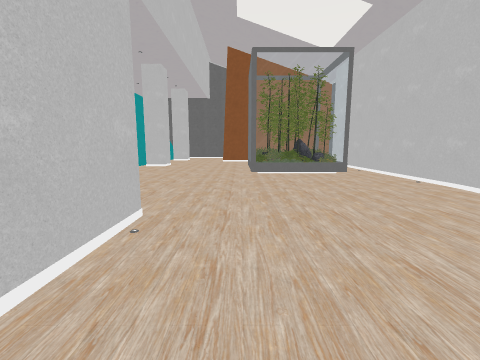
View 1 (above)

17 first-person views from a walk through a scene from a Unity 3-D project. The camera is 1.2 m above the floor, tilts 8° down and sees 90° across. The floor is counted in squares, 1 m on a side. Each view is taken from the middle of a square. On the plan, view 1 faces up. The plan holds only what a view shows up to about 12 squares ahead; the rest is blank. The place goes on beyond the plan. The player is left out. Some surface patterns are stand-ins.

View 2
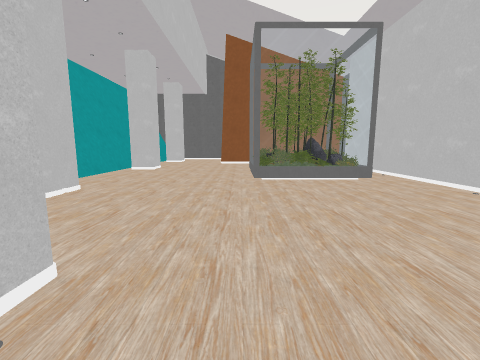

View 3
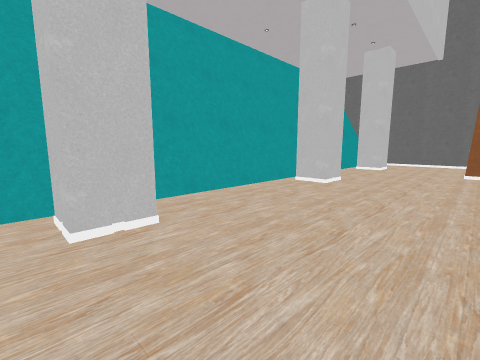

View 4
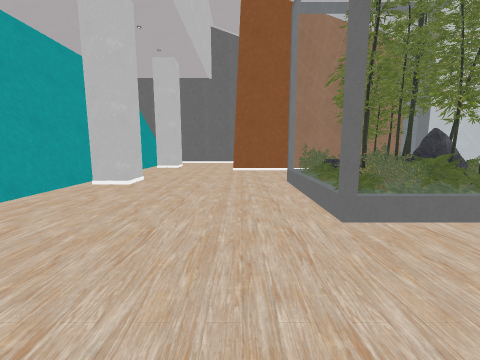

View 5
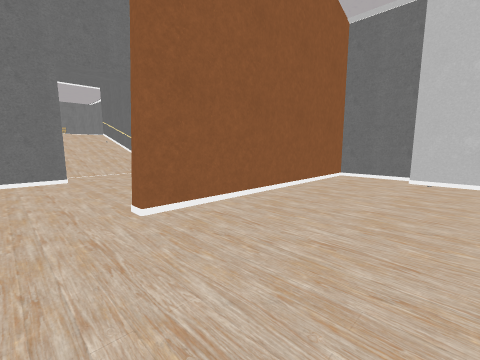

View 6
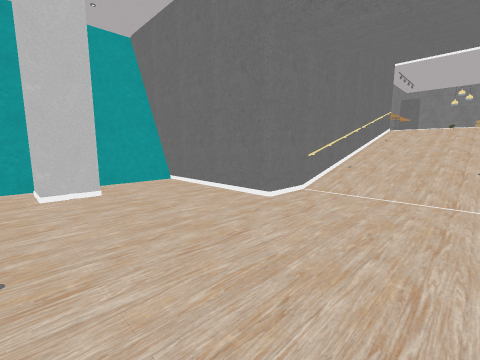

View 7
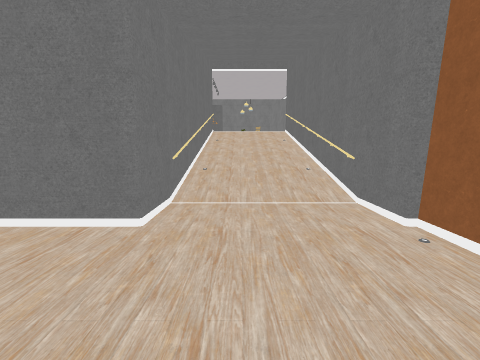

View 8
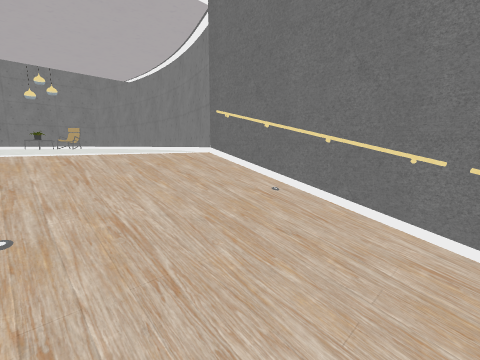

View 9
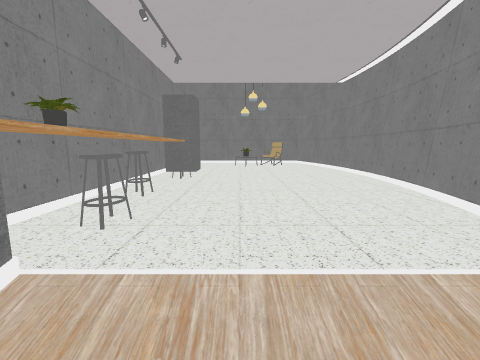

View 10
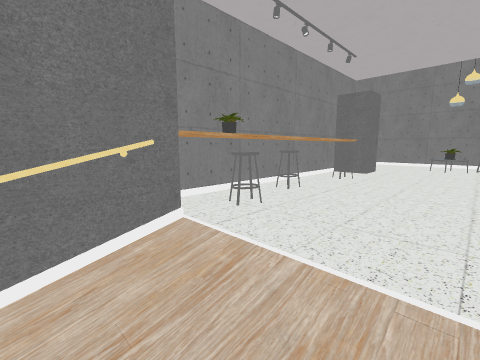

View 11
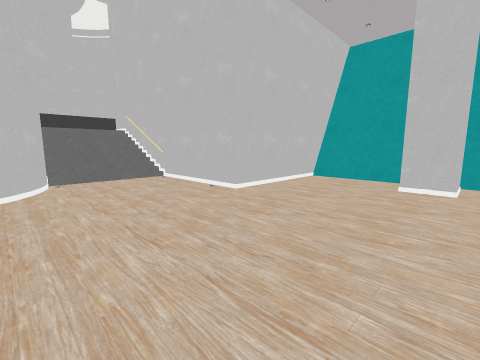

View 12
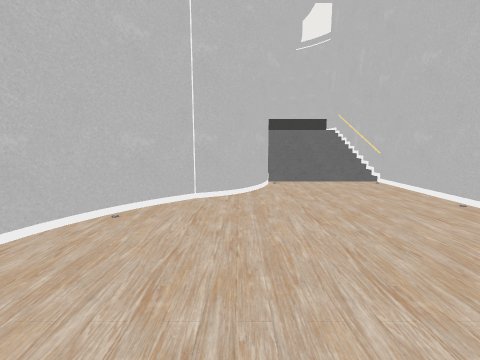

View 13
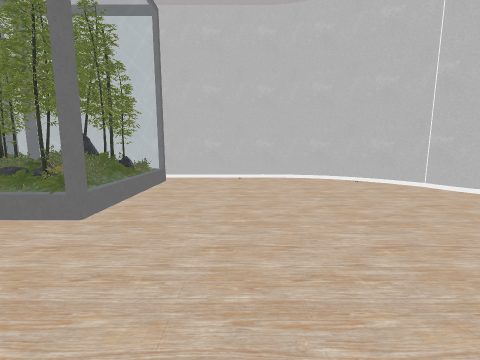

View 14
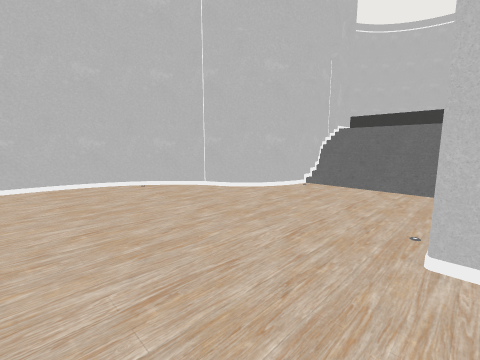

View 15
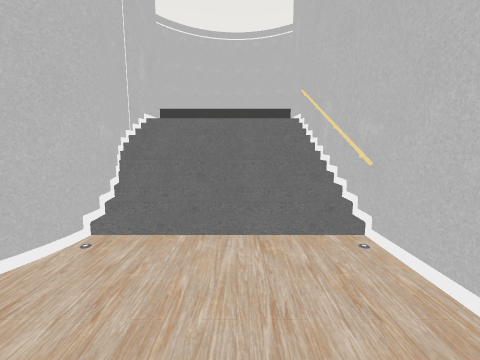

View 16
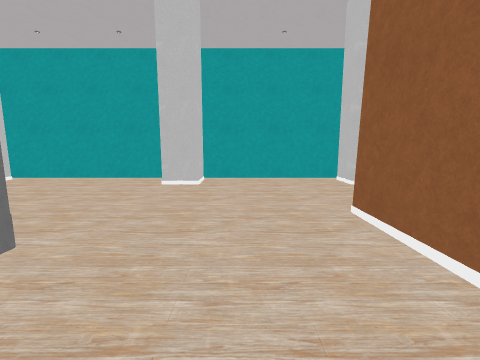

View 17
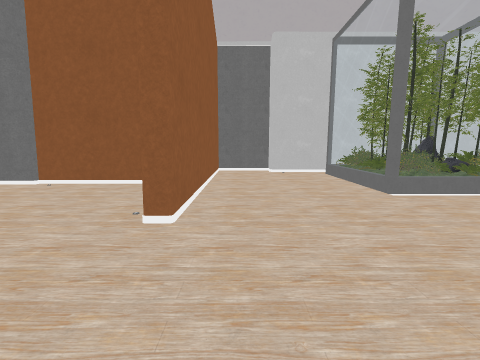

### Floor plan
Key: @ floor where view 1 was taken; # wall or solid block; . main floor; : floor 1.75 m higher than the main floor; + floor 2 m higher than the main floor; / step, stairs or slope; = window, fence, low wall or low ledge; P pillar; R railing; C chair; S stool; T pot; O other object.
Columns run from 7 left of view 1 to 7 right of it. Each row starts with its distance up from view 1.
 45           OO
 44        OCC#O
 43            O
 42      P     #
 41     #P     #
 40      S     O
 39      S     #
 38      O     #
 37      S    ##
 36     #TS   #
 35      O++++O
 34      #////#
 33      #R//R#
 32      #R//R#
 31      #R//R#
 30      #////#
 29      #O//O#
 28      #O//O#
 27      #O//O#
 26      #....#
 25 #=####....#
 24 #=........#
 23 #=........#
 22 ##P.......#
 21 #PP.......#
 20 #=........#
 19 #=....#########
 18 #=............#
 17 #=............#
 16 ##P..........##
 15 #PP..........#
 14 #=......OOOOO#
 13 #=......OOOOO#
 12 #=......O OOO#
 11 #=......OOOOO#
 10 #=......OOOO.#
  9 ##P..........#
  8 #PP..........#
  7 #=...........#
  6 #=...........#
  5 #=...........#
  4 ######......##
  3      #......#
  2      #....###
  1      #...##
  0      #/@/#
 -1      R///##
 -2      R////#
 -3      R////#
 -4        :::
 -5          ##

Positions as (right, up) in squares from view 1, and headings:
1: (0, 0), facing up
2: (0, 2), facing up
3: (-1, 7), facing up-left
4: (-1, 7), facing up
5: (-3, 15), facing up-right
6: (2, 20), facing up-left
7: (0, 21), facing up
8: (-1, 30), facing up-right
9: (0, 33), facing up
10: (1, 33), facing up-left
11: (3, 9), facing down-left
12: (3, 8), facing down
13: (-3, 8), facing right
14: (-2, 7), facing down-right
15: (0, 3), facing down
16: (3, 17), facing left
17: (-5, 18), facing right
